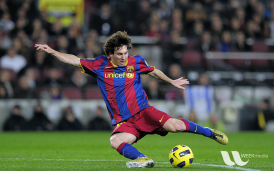
#> input picture week3/w3data/messi5.jpg, 274 x 171 px
$ python Fpaddingimage.py
#> lines starting #> are read from the running program, lines starting #| are printed output that depends on the picture
"""
Created by Dr. Mufleh Al-Shatnawi
Copyright (c) 2021 Dr. Mufleh Al-Shatnawi. All rights reserved.

Read an image and display new image with padding

resize the image

"""
import cv2

import numpy as np

if __name__ == '__main__':
    img = cv2.imread("./w3data/messi5.jpg", cv2.IMREAD_REDUCED_COLOR_2)
#> img is the input picture: shape (171, 274, 3); mean B, G, R 72.4, 86, 82.2
    print(img.shape)
#| (171, 274, 3)
    cv2.imshow('BGR image', img)
    ### << original size of messi is (h=171, w=274) >>
    ## how to make this image 350 to 350 with
    ht, wd, cc = img.shape
#> ht = 171; wd = 274; cc = 3
    # create new image of desired size and color (black) for padding
    ### Fact: new image is bigger than the original image
    new_wt = 350
    new_ht = 350
    color = (0, 0, 0)
    newimg = np.full((new_ht, new_wt, cc), color, dtype=np.uint8)
    # compute center offset
    x_offset = (new_wt - wd) // 2
#> x_offset = 38
    y_offset = (new_ht - ht) // 2
#> y_offset = 89
    # copy img image into center of result image
    newimg[y_offset:y_offset + ht, x_offset:x_offset + wd] = img
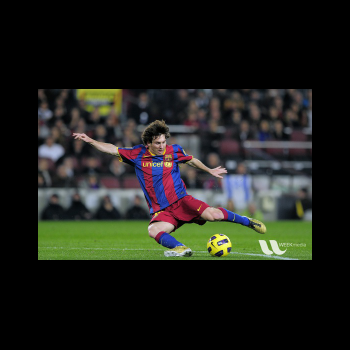
#> newimg: shape (350, 350, 3); mean B, G, R 27.7, 32.9, 31.4
    print (newimg.shape)
#| (350, 350, 3)
    # view new image
    cv2.imshow("Image padding", newimg)

    # <<< using cv2.copyMakeBorder>>
    '''
    src: It is the source image.
    top: It is the border width in number of pixels in top direction.
    bottom: It is the border width in number of pixels in bottom direction.
    left: It is the border width in number of pixels in left direction.
    right: It is the border width in number of pixels in right direction.
    borderType: It depicts what kind of border to be added.
                It is defined by flags like cv2.BORDER_CONSTANT, cv2.BORDER_REFLECT, etc
    value: It is an optional parameter which depicts color of border if border type is cv2.BORDER_CONSTANT.
    '''
    black_color = (0, 0, 0)
    newimgA = cv2.copyMakeBorder(img.copy(), 20, 20, 35, 10, cv2.BORDER_CONSTANT, value=black_color)
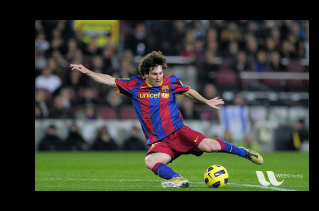
#> newimgA: shape (211, 319, 3); mean B, G, R 50.4, 59.9, 57.2
    cv2.imshow("Image padding A", newimgA)


    cv2.waitKey(0)
    cv2.destroyAllWindows()

$ run again, with week3/w3data/bgr.jpg copied over week3/w3data/messi5.jpg
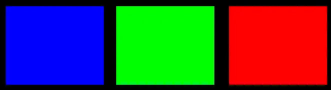
#> input picture week3/w3data/bgr.jpg, 331 x 90 px
#> img is the input picture: shape (90, 331, 3); mean B, G, R 67.1, 66.5, 66.5
#| (90, 331, 3)
#> `newimg[y_offset:y_offset + ht, x_offset:x_offset + wd] = img`:
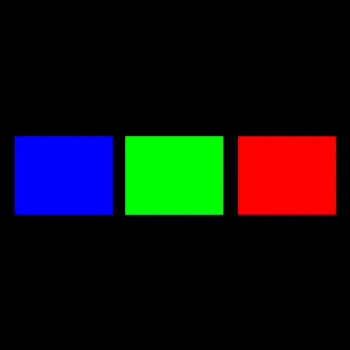
#> newimg: shape (350, 350, 3); mean B, G, R 16.3, 16.2, 16.2
#| (350, 350, 3)
#> `newimgA = cv2.copyMakeBorder(img.copy(), 20, 20, 35, 10, cv2.BORDER_CO..`:
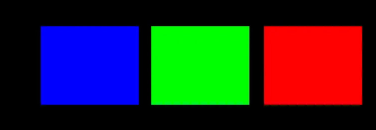
#> newimgA: shape (130, 376, 3); mean B, G, R 40.9, 40.5, 40.5

$ run again, with week3/w3data/dave.jpg copied over week3/w3data/messi5.jpg
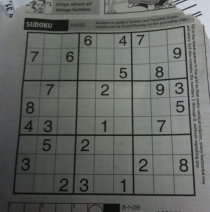
#> input picture week3/w3data/dave.jpg, 210 x 212 px
#> img is the input picture: shape (212, 210, 3); mean B, G, R 99, 103.7, 99.5
#| (212, 210, 3)
#> `newimg[y_offset:y_offset + ht, x_offset:x_offset + wd] = img`:
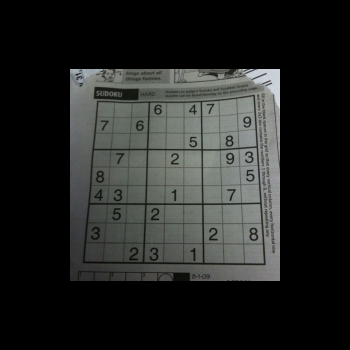
#> newimg: shape (350, 350, 3); mean B, G, R 36, 37.7, 36.1
#| (350, 350, 3)
#> `newimgA = cv2.copyMakeBorder(img.copy(), 20, 20, 35, 10, cv2.BORDER_CO..`:
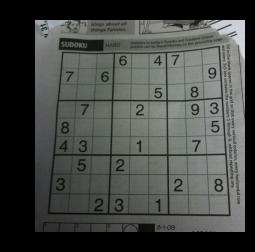
#> newimgA: shape (252, 255, 3); mean B, G, R 68.6, 71.8, 68.9

$ run again, with week3/w3data/flower1.jpg copied over week3/w3data/messi5.jpg
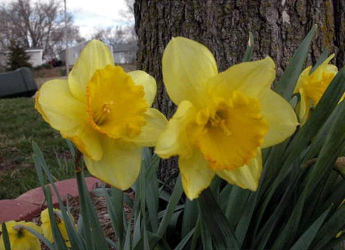
#> input picture week3/w3data/flower1.jpg, 345 x 250 px
#> img is the input picture: shape (250, 345, 3); mean B, G, R 50.7, 90.8, 97.5
#| (250, 345, 3)
#> `newimg[y_offset:y_offset + ht, x_offset:x_offset + wd] = img`:
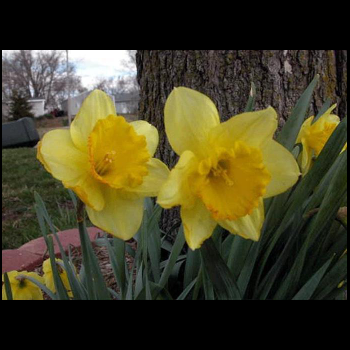
#> newimg: shape (350, 350, 3); mean B, G, R 35.7, 63.9, 68.6
#| (350, 350, 3)
#> `newimgA = cv2.copyMakeBorder(img.copy(), 20, 20, 35, 10, cv2.BORDER_CO..`:
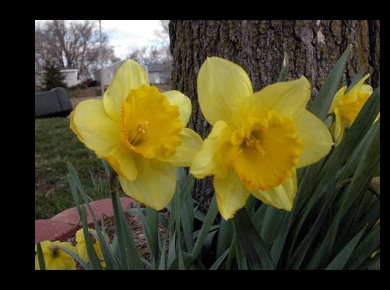
#> newimgA: shape (290, 390, 3); mean B, G, R 38.7, 69.3, 74.3
